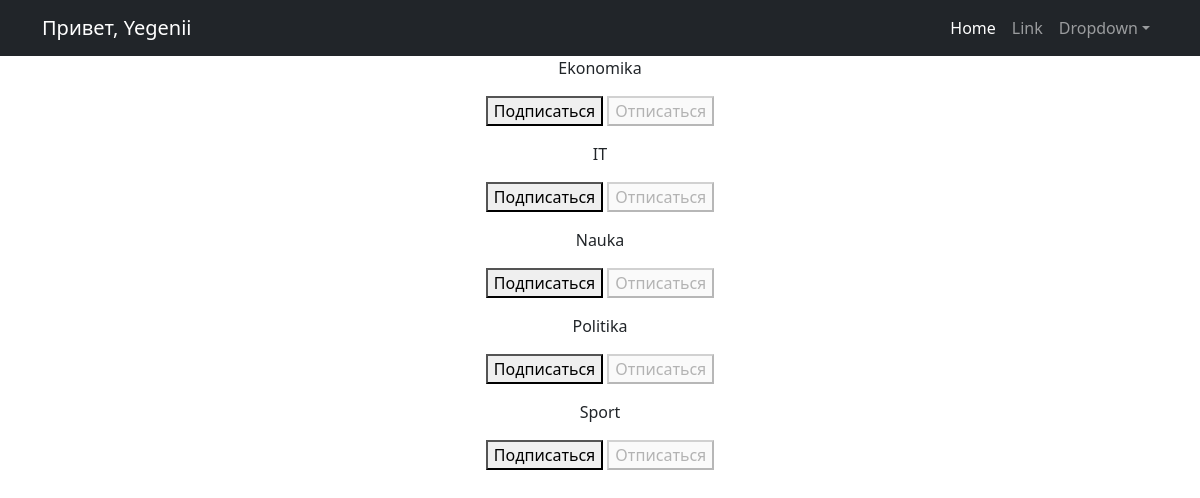
/news/subscriptions/ (signed in), run on the app's committed database.
### news/models.py (models this page shows, shortened)
class Category(models.Model):
    category_name = models.CharField(max_length=64, unique=True, verbose_name="Category")

### news/views.py (the view, shortened to what this page needs)
# urls.py: path('subscriptions/', subscriptions, name='subscriptions'),
@login_required
@csrf_protect
def subscriptions(request):
    categories_with_subscription = Category.objects.annotate(
        user_subscribed=Exists(
            Subscription.objects.filter(
                user=request.user,
                category=OuterRef('pk'),
            )
        )
    ).order_by('category_name')
    return render(
        request,
        'subscriptions.html',
        {'categories': categories_with_subscription},
    )

### template/subscriptions.html (shortened to what this page needs)
{% extends 'flatpages/default.html' %}
{% block content %}
    {% for category in categories  %}
        <p>
            {{ category.category_name }}
            <form method="post">
                {% if category.user_subscribed %}
                    <button disabled>Подписаться</button>
                    <button name="action" value="unsubscribe">Отписаться</button>
                {% else %}
                    <button name="action" value="subscribe">Подписаться</button>
                    <button disabled>Отписаться</button>
                {% endif %}
            </form>
        </p>
    {% endfor %}
{% endblock content %}

### template/flatpages/default.html (shortened to what this page needs)
<!DOCTYPE html>
<html lang="en">
    <head>
        {% load static %}
        <link href="{% static 'css/styles.css' %}" rel="stylesheet" />
    </head>
    <body>
        <nav class="navbar navbar-expand-lg navbar-dark bg-dark">
            <div class="container">
                <a class="navbar-brand" href="#">Привет, {{ user.username }}</a>
                <div class="collapse navbar-collapse" id="navbarSupportedContent">
                    <ul class="navbar-nav ms-auto mb-2 mb-lg-0">
                        <li class="nav-item"><a class="nav-link active" aria-current="page" href="#">Home</a></li>
                        <li class="nav-item"><a class="nav-link" href="#">Link</a></li>
                        <li class="nav-item dropdown">
                            <a class="nav-link dropdown-toggle" id="navbarDropdown" href="#" role="button" data-bs-toggle="dropdown" aria-expanded="false">Dropdown</a>
                        </li>
                    </ul>
                </div>
            </div>
        </nav>
        <div class="container">
            <div class="row">
                <div class="col-lg-12 text-center">
           {% block content %}{% endblock content %}
                </div>
            </div>
        </div>
    </body>
</html>

### data on the page
Category: category_name "Ekonomika", shows "Подписаться"
Category: category_name "IT", shows "Подписаться"
Category: category_name "Nauka", shows "Подписаться"
Category: category_name "Politika", shows "Подписаться"
Category: category_name "Sport", shows "Подписаться"

### other printed values
{{ user.username }} "Yegenii"
